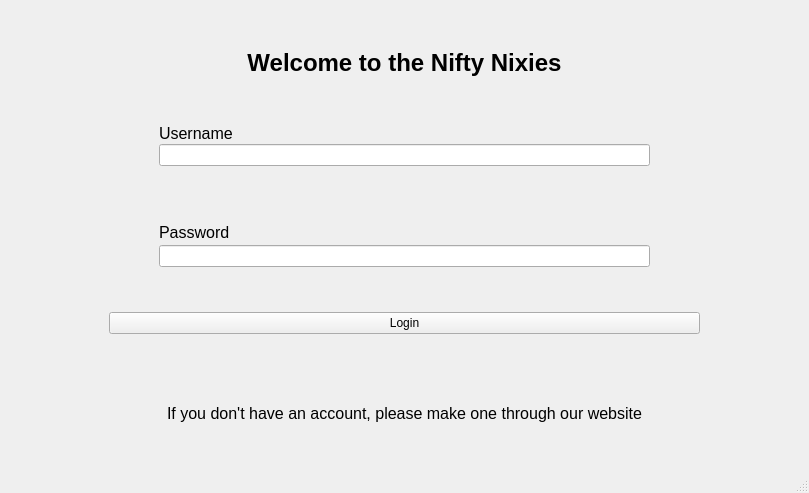
<?xml version="1.0" encoding="UTF-8"?>
<ui version="4.0">
 <class>MainWindow</class>
 <widget class="QMainWindow" name="MainWindow">
  <property name="geometry">
   <rect>
    <x>0</x>
    <y>0</y>
    <width>809</width>
    <height>493</height>
   </rect>
  </property>
  <property name="windowTitle">
   <string>Insert Project name here...</string>
  </property>
  <property name="styleSheet">
   <string notr="true"/>
  </property>
  <widget class="QWidget" name="centralwidget">
   <property name="enabled">
    <bool>true</bool>
   </property>
   <layout class="QVBoxLayout" name="verticalLayout_2">
    <item>
     <layout class="QVBoxLayout" name="verticalLayout_7">
      <item>
       <widget class="QLabel" name="label">
        <property name="maximumSize">
         <size>
          <width>16777215</width>
          <height>30</height>
         </size>
        </property>
        <property name="font">
         <font>
          <pointsize>18</pointsize>
          <bold>true</bold>
          <kerning>true</kerning>
         </font>
        </property>
        <property name="text">
         <string>Welcome to the Nifty Nixies</string>
        </property>
        <property name="alignment">
         <set>Qt::AlignCenter</set>
        </property>
       </widget>
      </item>
     </layout>
    </item>
    <item>
     <layout class="QVBoxLayout" name="verticalLayout_3">
      <item>
       <layout class="QVBoxLayout" name="verticalLayout">
        <property name="spacing">
         <number>1</number>
        </property>
        <property name="leftMargin">
         <number>150</number>
        </property>
        <property name="rightMargin">
         <number>150</number>
        </property>
        <property name="bottomMargin">
         <number>50</number>
        </property>
        <item>
         <widget class="QLabel" name="label_3">
          <property name="maximumSize">
           <size>
            <width>16777215</width>
            <height>20</height>
           </size>
          </property>
          <property name="font">
           <font>
            <pointsize>12</pointsize>
           </font>
          </property>
          <property name="text">
           <string>Username</string>
          </property>
         </widget>
        </item>
        <item>
         <widget class="QLineEdit" name="usernameLineEdit">
          <property name="styleSheet">
           <string notr="true"/>
          </property>
         </widget>
        </item>
       </layout>
      </item>
      <item>
       <layout class="QVBoxLayout" name="verticalLayout_4">
        <property name="spacing">
         <number>3</number>
        </property>
        <property name="leftMargin">
         <number>150</number>
        </property>
        <property name="rightMargin">
         <number>150</number>
        </property>
        <property name="bottomMargin">
         <number>0</number>
        </property>
        <item>
         <widget class="QLabel" name="label_4">
          <property name="maximumSize">
           <size>
            <width>16777215</width>
            <height>20</height>
           </size>
          </property>
          <property name="font">
           <font>
            <pointsize>12</pointsize>
           </font>
          </property>
          <property name="text">
           <string>Password</string>
          </property>
         </widget>
        </item>
        <item>
         <widget class="QLineEdit" name="passwordLineEdit">
          <property name="inputMethodHints">
           <set>Qt::ImhHiddenText|Qt::ImhNoAutoUppercase|Qt::ImhNoPredictiveText|Qt::ImhSensitiveData</set>
          </property>
          <property name="text">
           <string/>
          </property>
          <property name="echoMode">
           <enum>QLineEdit::Password</enum>
          </property>
         </widget>
        </item>
       </layout>
      </item>
     </layout>
    </item>
    <item>
     <layout class="QVBoxLayout" name="verticalLayout_5">
      <property name="spacing">
       <number>4</number>
      </property>
      <property name="leftMargin">
       <number>50</number>
      </property>
      <property name="rightMargin">
       <number>50</number>
      </property>
      <property name="bottomMargin">
       <number>0</number>
      </property>
      <item>
       <layout class="QVBoxLayout" name="verticalLayout_6">
        <property name="leftMargin">
         <number>50</number>
        </property>
        <property name="rightMargin">
         <number>50</number>
        </property>
        <item>
         <widget class="QPushButton" name="loginButton">
          <property name="styleSheet">
           <string notr="true"/>
          </property>
          <property name="text">
           <string>Login</string>
          </property>
         </widget>
        </item>
        <item>
         <widget class="QLabel" name="errorMessage">
          <property name="maximumSize">
           <size>
            <width>16777215</width>
            <height>20</height>
           </size>
          </property>
          <property name="font">
           <font>
            <pointsize>10</pointsize>
           </font>
          </property>
          <property name="styleSheet">
           <string notr="true">QLabel {
	color: red;
}</string>
          </property>
          <property name="text">
           <string/>
          </property>
          <property name="alignment">
           <set>Qt::AlignCenter</set>
          </property>
         </widget>
        </item>
       </layout>
      </item>
     </layout>
    </item>
    <item>
     <widget class="QLabel" name="label_2">
      <property name="maximumSize">
       <size>
        <width>16777215</width>
        <height>20</height>
       </size>
      </property>
      <property name="font">
       <font>
        <pointsize>12</pointsize>
       </font>
      </property>
      <property name="text">
       <string>If you don't have an account, please make one through our website</string>
      </property>
      <property name="alignment">
       <set>Qt::AlignCenter</set>
      </property>
     </widget>
    </item>
   </layout>
  </widget>
  <widget class="QMenuBar" name="menubar">
   <property name="geometry">
    <rect>
     <x>0</x>
     <y>0</y>
     <width>809</width>
     <height>23</height>
    </rect>
   </property>
  </widget>
  <widget class="QStatusBar" name="statusbar"/>
 </widget>
 <resources/>
 <connections/>
</ui>
